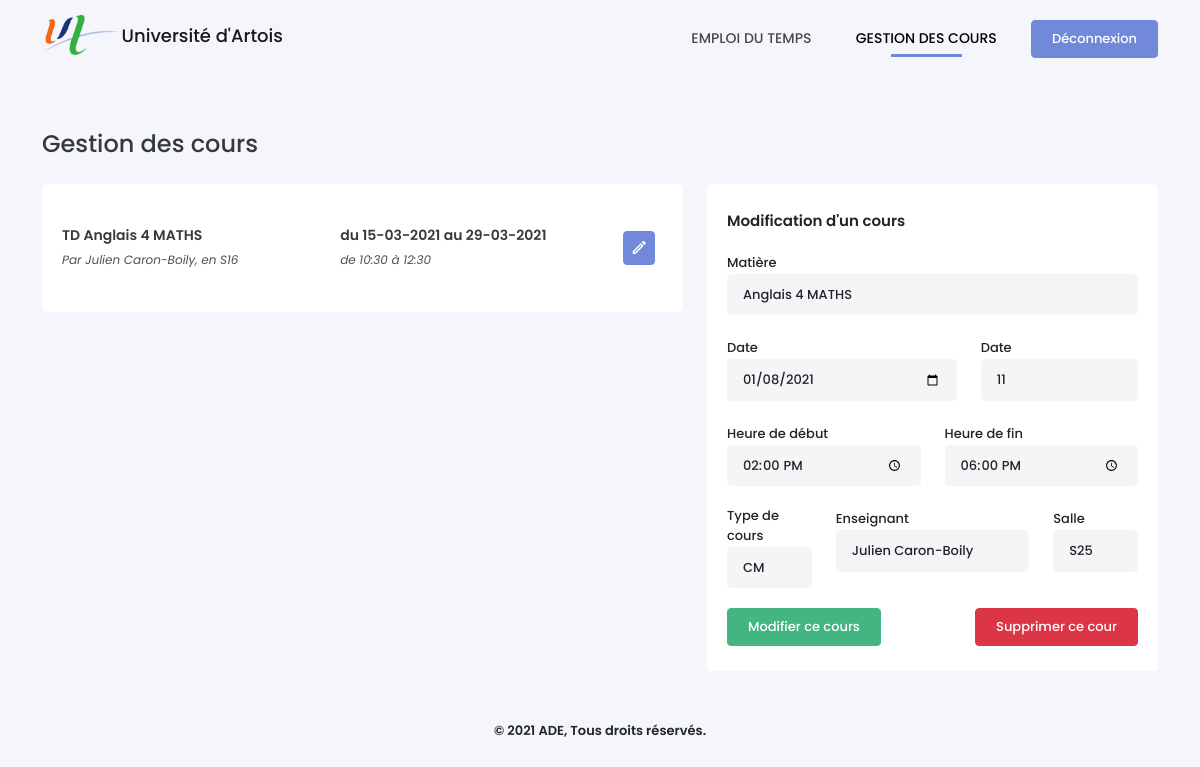
Before: /gestion.php?courID=13 (signed in) with the older database file.
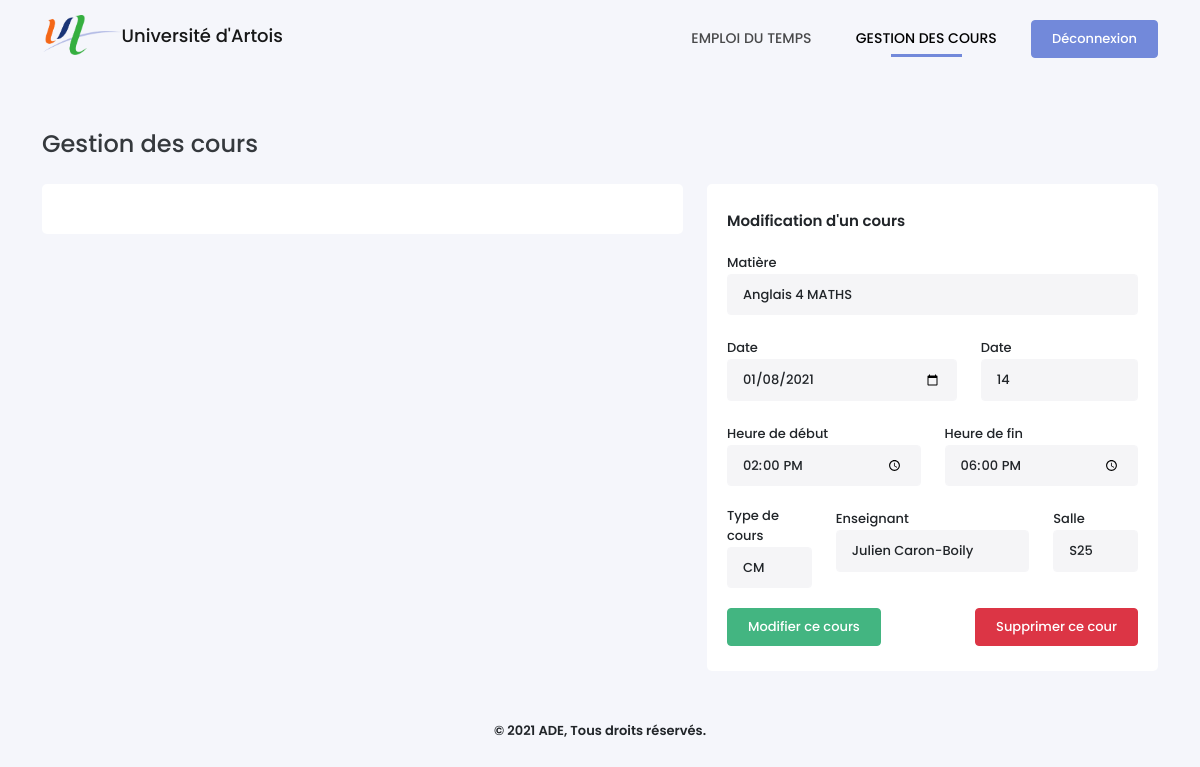
After: the same page with the newer database file.
### tables this page shows
CREATE TABLE Cours (
    CourID INTEGER PRIMARY KEY AUTOINCREMENT,
    DateDebut VARCHAR(30) NOT NULL,
    NbSemaines INTEGER NOT NULL,
    HeureDebut time NOT NULL,
    HeureFin time NOT NULL,
    TypeID INTEGER NOT NULL,
    SalleID INTEGER NOT NULL,
    UsagerID INTEGER NOT NULL,
    MatiereID INTEGER NOT NULL,
    CONSTRAINT cour_type_fk FOREIGN KEY (TypeID) REFERENCES TypeCours(TypeID) ON DELETE CASCADE,
    CONSTRAINT cour_salle_fk FOREIGN KEY (SalleID) REFERENCES Salles(SalleID) ON DELETE CASCADE
    CONSTRAINT cour_enseignant_fk FOREIGN KEY (UsagerID) REFERENCES Usagers(UsagerID) ON DELETE CASCADE,
    CONSTRAINT cour_matiere_fk FOREIGN KEY (MatiereID) REFERENCES Matieres(MatiereID) ON DELETE CASCADE
);

CREATE TABLE TypeCours (
    TypeID INTEGER PRIMARY KEY AUTOINCREMENT,
    NomType VARCHAR NOT NULL
);

CREATE TABLE Matieres (
    MatiereID INTEGER PRIMARY KEY AUTOINCREMENT,
    NomMatiere VARCHAR(25) NOT NULL,
    CouleurMatiere VARCHAR(10) NOT NULL,
    PromotionID INTEGER NOT NULL,
    CONSTRAINT matiere_promo_fk FOREIGN KEY (PromotionID) REFERENCES Promotions(PromotionID) ON DELETE CASCADE
);

CREATE TABLE Usagers (
    UsagerID VARCHAR(30) PRIMARY KEY NOT NULL,
    MotDePasse VARCHAR(255) NOT NULL,
    Nom VARCHAR(15) NOT NULL,
    Prenom VARCHAR(20) NOT NULL,
    RangID INTEGER NOT NULL,
    CONSTRAINT usager_rang_fk FOREIGN KEY (RangID) REFERENCES Rangs(RangID) ON DELETE CASCADE
);

CREATE TABLE Salles (
    SalleID INTEGER PRIMARY KEY AUTOINCREMENT,
    NomSalle VARCHAR NOT NULL
);

### gestion.php (the view, shortened to what the rows shown need)
<?php
require_once('./config.php');
$uEvents = $bdd->prepare('SELECT * FROM Cours WHERE CourID = :id');
$uEvents->execute(array(':id' => isset($_GET['courID']) ? $_GET['courID'] : ''));
$uEvent = $uEvents->fetch();
?>
<!DOCTYPE html>
<html lang="fr-FR">
<head>
    <link type="text/css" rel="stylesheet" href="./assets/css/icons.min.css">
    <link type="text/css" rel="stylesheet" href="./assets/css/bootstrap.min.css">
    <link type="text/css" rel="stylesheet" href="./assets/css/style.css">
</head>
<body>
    <div class="container">
        <div class="row">
            <div class="col-md-7">
                <div class="box-content">
                    <div class="select-data" id="list-events">
                        <?php
                        $where = '';
                        if($_SESSION['rang'] == 2)  $where = 'WHERE UsagerID ="'. $_SESSION['id'] . '"';
                        $sCours = $bdd->query('SELECT * FROM Cours INNER JOIN Matieres USING(MatiereID), TypeCours USING(TypeID), Usagers USING(UsagerID), Promotions USING(PromotionID), Salles USING(SalleID) '.$where.' ORDER BY DateDebut DESC, HeureDebut DESC');
                        while($aCours = $sCours->fetch()) { ?>
                            <div class="list-items d-flex flex-row align-items-center justify-content-between">
                                <div class="item-info">
                                    <p><?= $aCours['NomType'] ?> <?= $aCours['NomMatiere'] ?></p>
                                    <span>Par <?= htmlspecialchars($aCours['Prenom']) ?> <?= htmlspecialchars($aCours['Nom']) ?>, en <?= htmlspecialchars($aCours['NomSalle']) ?></span>
                                </div>
                                <div class="item-info">
                                    <p>du <?= date('d-m-Y', $aCours['DateDebut']) ?> au <?= date('d-m-Y', ($aCours['DateDebut'] + ($aCours['NbSemaines'] * 604800))) ?></p>
                                    <span>de  <?= $aCours['HeureDebut'] ?> à <?= $aCours['HeureFin'] ?></span>
                                </div>
                                <a href="?courID=<?= $aCours['CourID'] ?>" class="btn btn-primary"><i class="mdi mdi-pencil-outline"></i></a>
                            </div>
                        <?php } ?>
                    </div>
                </div>
            </div>
            <div class="col-md-5" id="form">
                <div class="box-content getEvent">
                    <?php if(empty($_GET['courID'])) {?>
                        <div class="content-title">Ajouter un cours</div>
                        <form method="POST" id="form_addEvent">
                            <div class="alert" style="display:none"></div>
                            <div class="row">
                                <div class="form-group">
                                    <label for="matter">Matière</label>
                                    <select name="matter" id="" class="form-control">
                                        <?php
                                        $option = '';
                                        if($_SESSION['rang'] == 2) {
                                            $option = 'INNER JOIN Enseigne ON Matieres.MatiereID = Enseigne.MatiereID AND UsagerID = "'.$_SESSION['id'].'"';
                                        }
                                        $sMatieres = $bdd->query('SELECT * FROM Matieres '.$option. ' ORDER BY NomMatiere');
                                        while($aMatieres = $sMatieres->fetch()) {
                                            echo '<option value="'.$aMatieres['MatiereID'].'">'.htmlspecialchars($aMatieres['NomMatiere']).'</option>';
                                        } ?>
                                    </select>
                                </div>
                                <div class="col-md-7 form-group" id="firstdate">
                                    <label for="firstdate">Date</label>
                                    <input type="date" name="firstdate" class="form-control">
                                    <small class="invalid-feedback"></small>
                                </div>
                                <div class="col-md-5 form-group" id="nbweek">
                                    <label for="nbweek">Nombre de semaine</label>
                                    <input type="number" name="nbweek" class="form-control" value="1">
                                    <small class="invalid-feedback"></small>
                                </div>
                                <div class="col-md-6 form-group" id="start">
                                    <label for="start">Heure de début</label>
                                    <input type="time" name="start" class="form-control">
                                    <small class="invalid-feedback"></small>
                                </div>
                                <div class="col-md-6 form-group" id="end">
                                    <label for="end">Heure de fin</label>
                                    <input type="time" name="end" class="form-control">
                                    <small class="invalid-feedback"></small>
                                </div>
                                <div class="col-md-3 form-group">
                                    <label for="type">Type de cours</label>
                                    <select name="type" class="form-control">
                                        <?php $query = $bdd->query('SELECT * FROM TypeCours');
                                            while ($row = $query->fetch()){
                                                echo '<option value="' . $row['TypeID'].'">' . htmlspecialchars($row['NomType']) . '</option>';
                                            }
                                        ?>
                                    </select>
                                </div>
                                <div class="col-md-6 form-group">
                                    <label for="user">Enseignant</label>
                                    <select name="user" class="form-control">
                                        <?php if($_SESSION['rang'] == 2) {
                                                $sql = 'AND UsagerID = "'.$_SESSION['id'].'"';
                                            } else {
                                                $sql = '';
                                            }
                                            $query = $bdd->query('SELECT * FROM Usagers WHERE RangID = 2 ' . $sql);
                                            while ($row = $query->fetch()){
                                                echo '<option value="' .$row['UsagerID'] .'">' . $row['Prenom'] . ' ' .  $row['Nom'] . '</option>';
                                            }
                                        ?>
                                    </select>
                                </div>
                                <div class="col-md-3 form-group">
                                    <label for="room">Salle</label>
                                    <select name="room" class="form-control">
                                        <?php $query = $bdd->query('SELECT * FROM Salles');
                                            while ($row = $query->fetch()){
                                                echo '<option value="' . $row['SalleID'].'">' . $row['NomSalle'] . '</option>';
                                            }
                                        ?>
                                    </select>
                                </div>
                            </div>
                            <input type="submit" name="add_event" value="Programmer ce cours" class="btn btn-success">
                        </form>
                    <?php } else { ?>
                        <div class="content-title">Modification d'un cours</div>
                        <form method="POST" id="form_updateEvent">
                            <div class="row">
                                <div class="form-group">
                                    <label for="matter">Matière</label>
                                    <select name="matter" id="" class="form-control">
                                        <?php
                                        $option = '';
                                        if($_SESSION['rang'] == 2) {
                                            $option = 'INNER JOIN Enseigne ON Matieres.MatiereID = Enseigne.MatiereID AND UsagerID = "'.$_SESSION['id'].'"';
                                        }
                                        $sMatieres = $bdd->query('SELECT * FROM Matieres '.$option. ' ORDER BY NomMatiere');
                                        while($row = $sMatieres->fetch()) {
                                            echo '<option value="'.$row['MatiereID'].'"'.($uEvent['MatiereID'] == $row['MatiereID'] ? ' selected' : '').'>'.htmlspecialchars($row['NomMatiere']).'</option>';
                                        } ?>
                                    </select>
                                </div>
                                <div class="col-md-7 form-group" id="firstdate">
                                    <label for="firstdate">Date</label>
                                    <input type="date" name="firstdate" class="form-control" value="<?= date('Y-m-d', $uEvent['DateDebut']) ?>">
                                </div>
                                <div class="col-md-5 form-group" id="nbweek">
                                    <label for="nbweek">Date</label>
                                    <input type="number" name="nbweek" class="form-control" value="<?= $uEvent['NbSemaines'] ?>">
                                </div>
                                <div class="col-md-6 form-group" id="start">
                                    <label for="start">Heure de début</label>
                                    <input type="time" name="start" class="form-control" value="<?= $uEvent['HeureDebut'] ?>">
                                </div>
                                <div class="col-md-6 form-group" id="end">
                                    <label for="end">Heure de fin</label>
                                    <input type="time" name="end" class="form-control" value="<?= $uEvent['HeureFin'] ?>">
                                </div>
                                <div class="col-md-3 form-group">
                                    <label for="type">Type de cours</label>
                                    <select name="type" class="form-control">
                                        <?php $query = $bdd->query('SELECT * FROM TypeCours');
                                            while ($row = $query->fetch()){
                                                echo '<option value="'.$row['TypeID'].'"'.($uEvent['TypeID'] == $row['TypeID'] ? ' selected' : '').'>'.htmlspecialchars($row['NomType']).'</option>';
                                            }
                                        ?>
                                    </select>
                                </div>
                                <div class="col-md-6 form-group">
                                    <label for="user">Enseignant</label>
                                    <select name="user" class="form-control">
                                        <?php if($_SESSION['rang'] == 2) {
                                                $sql = 'AND UsagerID = "'.$_SESSION['id'].'"';
                                            } else {
                                                $sql = '';
                                            }
                                            $query = $bdd->query('SELECT * FROM Usagers WHERE RangID = 2 ' . $sql);
                                            while ($row = $query->fetch()){
                                                echo '<option value="'.$row['UsagerID'].'"'.($uEvent['UsagerID'] == $row['UsagerID'] ? ' selected' : '').'>'.$row['Prenom'].' '.$row['Nom'].'</option>';
                                            }
                                        ?>
                                    </select>
                                </div>
                                <div class="col-md-3 form-group">
                                    <label for="room">Salle</label>
                                    <select name="room" class="form-control">
                                        <?php $query = $bdd->query('SELECT * FROM Salles');
                                            while ($row = $query->fetch()){
                                                echo '<option value="'.$row['SalleID'].'"'.($uEvent['SalleID'] == $row['SalleID'] ? ' selected' : '').'>'.$row['NomSalle'].'</option>';
                                            }
                                        ?>
                                    </select>
                                </div>
                            </div>
                            <input type="submit" name="update_event" value="Modifier ce cours" class="btn btn-success">
                            <a href="?removeEventID=<?= $uEvent['CourID'] ?>" class="btn btn-danger" style="float:right">Supprimer ce cour</a>
                        </form>
                    <?php } ?>
                </div>
            </div>
        </div>
    </div>
</body>
</html>

Changed rows visible on the page:
removed cours: TypeID.NomType "TD", MatiereID.NomMatiere "Anglais 4 MATHS", UsagerID.Prenom "Julien", UsagerID.Nom "Caron-Boily", SalleID.NomSalle "S16", DateDebut "15-03-2021", date('d-m-Y', ($aCours['DateDebut'] + ($aCours['NbSemaines'] * 604800))) "29-03-2021", HeureDebut "10:30", HeureFin "12:30"
changed cours "CM": nbweek "11" → "14"
